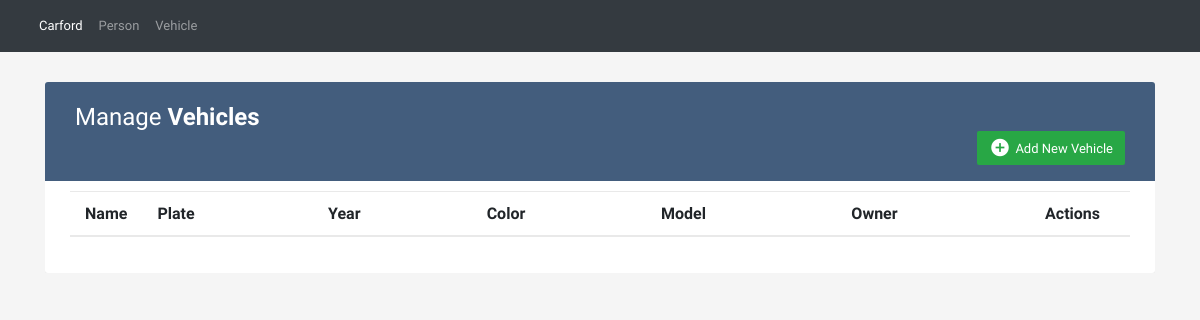
Before: /vehicle/ with the older database file.
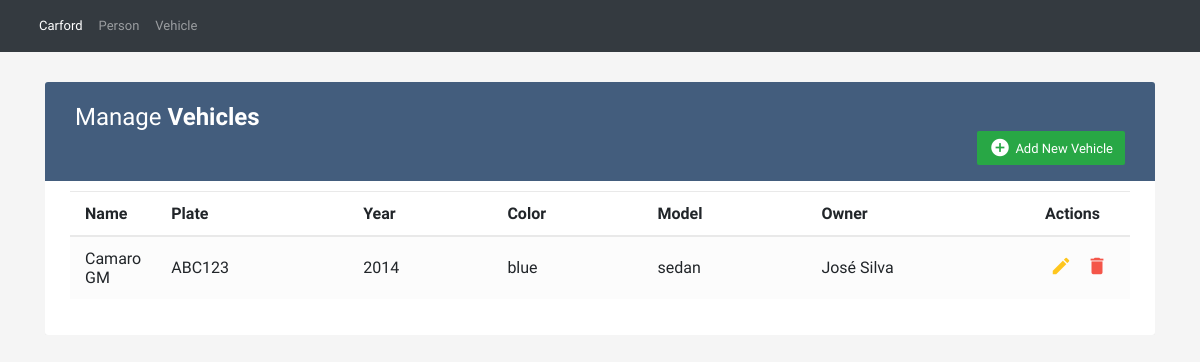
After: the same page with the newer database file.
### app/models.py (models this page shows, shortened)
class Vehicle(models.Model):
    class ModelsVehicle(models.TextChoices):
        hatch = 'hatch', 'Hatch'
        sedan = 'sedan', 'Sedan'
        convertible = 'convertible', 'Convertible'
    class Color(models.TextChoices):
        yellow = 'yellow', 'Yellow'
        blue = 'blue', 'Blue'
        gray = 'gray', 'Gray'
    model_vehicle = models.CharField(
        max_length=20,
        choices=ModelsVehicle.choices,
        default=ModelsVehicle.hatch
    )
    color = models.CharField(
        max_length=20,
        choices=Color.choices,
        default=Color.gray
    )
    plate = models.CharField(max_length=6, blank=True, null=True)
    year = models.CharField(max_length=4, blank=True, null=True)
    name = models.CharField(max_length=50, blank=True, null=True)
    owner = models.ForeignKey(Person, on_delete = models.CASCADE)

class Person(models.Model):
    name = models.CharField(max_length=200, blank=True, null=True)
    birth = models.DateField(blank=True, null=True)
    document = models.CharField(max_length=15, blank=True, null=True)
    email = models.EmailField(max_length=50, blank=True, null=True)
    phone = models.CharField(max_length=15, blank=True, null=True)
    sale_opportunity = models.BooleanField(default = True)
    def __str__(self):
        return self.name

### app/views.py (the view)
# urls.py: path('vehicle/', views.vehicle, name='vehicle'),
def vehicle(request, template_name="vehicle.html"):
    v = Vehicle.objects.all()
    context = {
        'vehicles': v
    }
    return render(request, template_name, context)

### templates/vehicle.html (shortened to what this page needs)
{% extends "base.html" %}
{% block content %}
    <div class="container-xl">
        <div class="table-responsive">
            <div class="table-wrapper">
                <div class="table-title">
                    <div class="row">
                        <div class="col-sm-12">
                            <h2>Manage <b>Vehicles</b></h2>
                        </div>
                        <div class="col-sm-12">
                            <a href="{% url 'create_vehicle' %}" class="btn btn-success"><i
                                    class="material-icons">&#xE147;</i> <span>Add New Vehicle</span></a>
                        </div>
                    </div>
                </div>
                <table class="table table-striped table-hover">
                    <thead>
                        <tr>
                            <th>Name</th>
                            <th>Plate</th>
                            <th>Year</th>
                            <th>Color</th>
                            <th>Model</th>
                            <th>Owner</th>
                            <th>Actions</th>
                        </tr>
                    </thead>
                    <tbody>
                        {% for v in vehicles %}
                        <tr>
                            <td>{{ v.name }}</td>
                            <td>{{ v.plate }}</td>
                            <td>{{ v.year }}</td>
                            <td>{{ v.color }}</td>
                            <td>{{ v.model_vehicle }}</td>
                            <td>{{ v.owner }}</td>
                            <td>
                                <a href="{% url 'update_vehicle' id=v.pk %}" class="edit"><i class="material-icons"
                                    title="Edit">&#xE254;</i></a>
                                <a
                                    href="{% url 'delete_vehicle'  id=v.pk %}"
                                    class="delete"
                                    data-toggle="modal"
                                    data-target="#delete-item-modal"
                                    onclick="delete_user(this)"
                                    >
                                    <i
                                    class="material-icons"  title="Delete">&#xE872;</i>
                                </a>
                            </td>
                        </tr>
                        {% endfor %}
                    </tbody>
                </table>
            </div>
        </div>
    </div>
{% endblock %}

Changed rows visible on the page:
added Vehicle: name "Camaro GM", plate "ABC123", year "2014", color "blue", model_vehicle "sedan", owner "José Silva"
